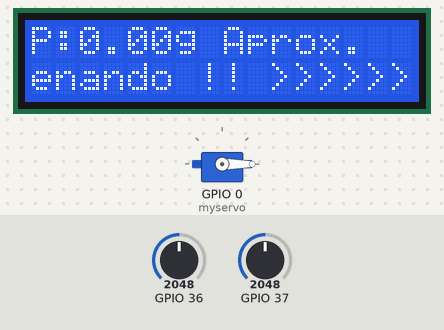
A sketch run on a simulated ESP32. Shown: 16×2 character LCD, servo. Inputs (shaded band) come from the test bench; at power-on: GPIO 37 = 2048, GPIO 36 = 2048. What the sketch prints to the serial monitor is not drawn.

Above: at 1.2 s.
1.3 s: GPIO 37 set to 1042
4.3 s: GPIO 37 set to 939
At 4.8 s:
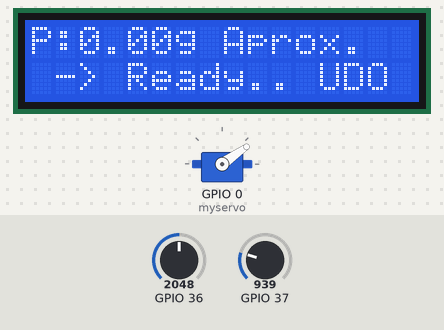
7.3 s: GPIO 37 set to 1040
At 7.68 s:
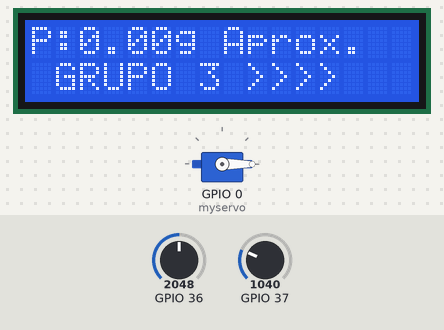
10.2 s: GPIO 37 set to 960
At 10.56 s:
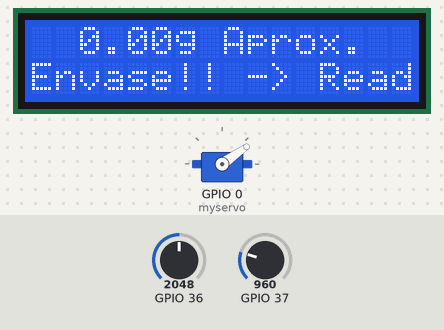
13.2 s: GPIO 37 set to 1228
At 13.44 s:
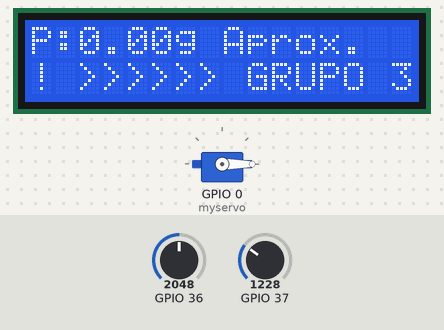
16.2 s: GPIO 37 set to 491
At 16.72 s:
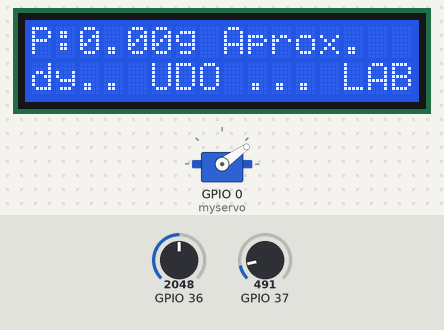
Timing chart, 0 to 19.2 s (numbered marks = the images above; inputs shaded):
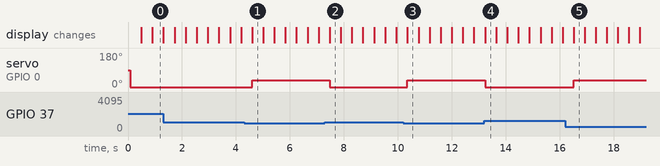

The sketch:

FuzzyBalanza.ino
```cpp
#include <FuzzyRule.h>
#include <FuzzyComposition.h>
#include <Fuzzy.h>
#include <FuzzyRuleConsequent.h>
#include <FuzzyOutput.h>
#include <FuzzyInput.h>
#include <FuzzyIO.h>
#include <FuzzySet.h>
#include <FuzzyRuleAntecedent.h>
#include <LiquidCrystal.h>
#include <Servo.h>


Servo myservo;
LiquidCrystal lcd(20, 21, 22, 23, 24, 25);

int valor_pasado = 0;
int prueba1 = 868;


class Balanza_Potenciometro {
    int sensorValue;
    double peso;
    double calculo;
  public:
    double getCalculo(){ return calculo;}
    Balanza_Potenciometro() {
      sensorValue = 0;
    }
    // Se Muestra el valor por el puerto Serial

    void mostrar_Valor_Balanza() {
      calculo = 0;
      sensorValue = analogRead(A0);
      calculo+=sensorValue;
      sensorValue = analogRead(A0);
      calculo+=sensorValue;
      sensorValue = analogRead(A0);
      calculo+=sensorValue;
      sensorValue = analogRead(A0);
      calculo=(sensorValue+calculo)/4.0;

      peso = (512.0 - (sensorValue / 2.0));
      calculo = 0.153674 * peso * peso * peso - 41.0502 * peso * peso + 3665.66 * peso - 108848.0;
      calculo *= (calculo >= 0);
      calculo = (int)calculo - (int)calculo%25;
      lcd.clear();
      lcd.print("P:");
      lcd.print(calculo);
      lcd.print("g Aprox.");
   //   lcd.print(peso);
      Serial.println(peso);
      Serial.print(calculo);
      Serial.printf(" %d —---\n\n", sensorValue);
      //  lcd.print(sensorValue);
    }


    float obtener_Peso(){
        sensorValue = analogRead(A0);
        peso = (512.0 - (sensorValue / 2.0));
        calculo = 0.153674 * peso * peso * peso - 41.0502 * peso * peso + 3665.66 * peso - 108848.0;
        calculo *= (calculo >= 0);
        return calculo;
    }


    int lectura_Potenciometro() {
      sensorValue = analogRead(A0);
      return sensorValue;
    }

}*balanza;

class Fuzzy_Balanza {
    Fuzzy ** fuzzy, **fuzzy2;
    int flagy;
  public:
    Fuzzy_Balanza() {
      flagy =0;
       fuzzy = new Fuzzy*;
       fuzzy2 = new Fuzzy*;
       init(fuzzy, 1);
       init(fuzzy2, 0);
    }

    void setFlagy(int flagy)
    {
     this->flagy = flagy;
    }
    void init(Fuzzy **fuzzy, int flagy){

      *fuzzy = new Fuzzy;
      mensaje = 0;
      // Creando una FuzzyInput Peso
      FuzzyInput* Peso = new FuzzyInput(1);
      FuzzySet* vacio = new FuzzySet(0, 100, 200, 300);
      Peso->addFuzzySet(vacio);
      FuzzySet* medio_lleno = new FuzzySet(250, 450, 550, 900);
      Peso->addFuzzySet(medio_lleno);
      FuzzySet* lleno = new FuzzySet(850, 950,1000, 2000);
      Peso->addFuzzySet(lleno);

      (*fuzzy)->addFuzzyInput(Peso); //Agregando la FuzzyInput al objeto Fuzzy

      FuzzyOutput* apertura = new FuzzyOutput(1);
      // Creando los FuzzySet que componen la FuzzyOutput apertura
      FuzzySet* cerrada = new FuzzySet(32, 33, 35, 38); // apertura nada
      apertura->addFuzzySet(cerrada); //Agregando la FuzzySet cerrada a apertura
      FuzzySet* casi_cerrado = new FuzzySet(8 , 20, 29, 32); // apertura normal
      apertura->addFuzzySet(casi_cerrado); // Agregando la FuzzySet casi_cerrado a apertura
      FuzzySet* completo = new FuzzySet(0, 7, 8, 12); // apertura completo
      apertura->addFuzzySet(completo); // Agregando la FuzzySet completo a apertura

      (*fuzzy)->addFuzzyOutput(apertura); // Agregando la FuzzyOutput al objeto Fuzzy

      //------------------— Montando las reglas Fuzzy
      FuzzyRuleAntecedent* ifPesoliviano = new FuzzyRuleAntecedent();
      ifPesoliviano->joinSingle(vacio);
      FuzzyRuleConsequent* thenaperturanada = new FuzzyRuleConsequent(); // Instanciando una consecuencia
      thenaperturanada->addOutput(completo);
      FuzzyRule* fuzzyRule01 = new FuzzyRule(1, ifPesoliviano, thenaperturanada); // Pasando el Antecedente y la Consecuencia
      (*fuzzy)->addFuzzyRule(fuzzyRule01); // Agregando la  FuzzyRule al objeto Fuzzy
      FuzzyRuleAntecedent* ifPesocuarto = new FuzzyRuleAntecedent();

      ifPesocuarto->joinSingle(medio_lleno);
      FuzzyRuleConsequent* thenaperturacasi_cerrado = new FuzzyRuleConsequent(); // Instanciando una consecuencia
      if(flagy) thenaperturacasi_cerrado->addOutput(completo);//  Agregando la FuzzySet correspondiente al objeto Consecuente
      else thenaperturacasi_cerrado->addOutput(cerrada);//  Agregando la FuzzySet correspondiente al objeto Consecuente

      // Instanciando un objetifo FuzzyRule
      FuzzyRule* fuzzyRule02 = new FuzzyRule(2, ifPesocuarto, thenaperturacasi_cerrado); // Pasando el Antecedente y la Consecuencia
      (*fuzzy)->addFuzzyRule(fuzzyRule02);
      FuzzyRuleAntecedent* ifPesomedio = new FuzzyRuleAntecedent(); // Instanciando un antecedente
      ifPesomedio->joinSingle(lleno); //Agregando la FuzzySet correspondiente al objeto Antecedente
      FuzzyRuleConsequent* thenaperturacompleto = new FuzzyRuleConsequent(); // Instanciando una consecuencia
      thenaperturacompleto->addOutput(cerrada);
      FuzzyRule* fuzzyRule03 = new FuzzyRule(3, ifPesomedio, thenaperturacompleto); // Pasando el Antecedente y la Consecuencia
      (*fuzzy)->addFuzzyRule(fuzzyRule03);

    }
    int mensaje;
    float fuzzy_determinar(int peso) {
     // Serial.print("peso: ");
     // Serial.println(peso);
      ((flagy)?*fuzzy2:*fuzzy2)->setInput(1, peso);

      ((flagy)?*fuzzy2:*fuzzy2)->fuzzify();

      Serial.print("Fuzzy: ");
      Serial.println(((flagy)?*fuzzy2:*fuzzy2)->defuzzify(1));
      if(!flagy){
        mensaje++;
        mensaje%=35;
        lcd.setCursor(0,1);
        lcd.println(&" No Envase!! -> Ready.. UDO ... LAB P.D.A.. "[mensaje]);
      }
      else if(((flagy)?*fuzzy2:*fuzzy2)->defuzzify(1) > 32){
        mensaje++;
        mensaje%=35;
        lcd.setCursor(0,1);
        lcd.println(&" Envace LLeno!! Envace LLeno! Envace LLeno!! "[mensaje]);
      }else {
        mensaje++;
        mensaje%=22;
        lcd.setCursor(0,1);
        lcd.println(&" LLenando !! >>>>>> GRUPO 3 >>>> "[mensaje]);
      }
      return  (!flagy)?35:((!flagy)?*fuzzy2:*fuzzy2)->defuzzify(1);
     /* float output = fuzzy->defuzzify(1);
      //myservo.write(output+0.5);
      Serial.print("Salida: ");
      //lcd.print(peso);
      //Serial.println(output);*/
    }

}*fuzzy;

class Sensor_Luz{
  int value,pin;
  Fuzzy_Balanza *fuzzy;
  public:

  Sensor_Luz(int pin, Fuzzy_Balanza * fuzzy){
    this->pin = pin;
    this->fuzzy = fuzzy;
  }


  int obtener_valor()
  {
    value = analogRead(pin);
    Serial.print("Luz :");
    Serial.println(value);
    return value;
  }

  void update(){
      this->fuzzy->setFlagy(obtener_valor() > 1000);
  }
}*sensor_luz;


int k;float angle;

void setup() {
  Serial.begin(9600);
  lcd.begin(16, 2);
  fuzzy = new Fuzzy_Balanza;
  balanza = new Balanza_Potenciometro;
  sensor_luz = new Sensor_Luz(A1, fuzzy);
  myservo.attach(0);

}

void loop(){
   sensor_luz->update();
   balanza->mostrar_Valor_Balanza();
   sensor_luz->update();
   angle = fuzzy->fuzzy_determinar((k =(int)balanza->getCalculo()));
   myservo.write(angle);
   delay(400);
}
```

Measured:
- the behaviour switches between 1001 and 1000 on GPIO 37 (found by bisection; images 0 and 1)
- after the input at 4.3 s, servo on GPIO 0 (myservo): 0° → 35° after 0.30 s; the display: changes after 0.30 s (image 1)
- after the input at 7.3 s, servo on GPIO 0 (myservo): 35° → 0° after 0.18 s; the display: changes after 0.18 s (image 2)
- after the input at 10.2 s, servo on GPIO 0 (myservo): 0° → 35° after 0.16 s; the display: changes after 0.16 s (image 3)
- after the input at 13.2 s, servo on GPIO 0 (myservo): 35° → 0° at once; the display: changes at once (image 4)
- after the input at 16.2 s, servo on GPIO 0 (myservo): 0° → 35° after 0.32 s; the display: changes after 0.32 s (image 5)
- what the display in image 1 shows lasts 0.4 s, from 4.6 s to 5.0 s
